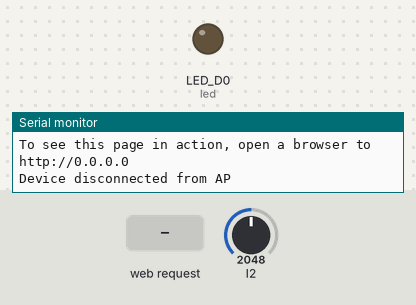
This sketch was run on a simulated Arduino Opta. Parts: output pins drawn as LEDs (lit = HIGH), the last lines printed to the serial monitor. The inputs (shaded band) are chosen by the test bench; at power-on: I2 = 2048.

Above: at 11.2 s.
11.3 s: HTTP request GET /H received
At 11.6 s:
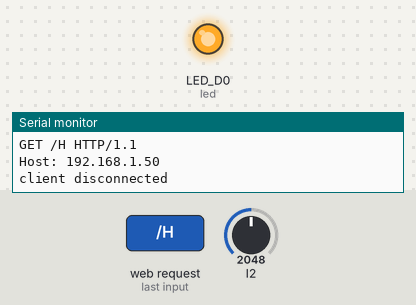
12.8 s: HTTP request GET /L received
At 13.9 s:
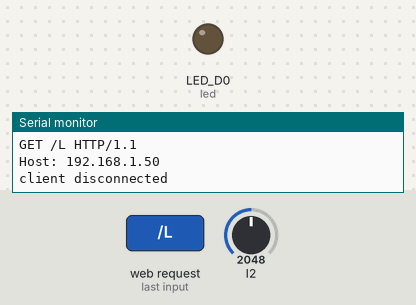
Timing chart, 0 to 15.8 s (numbered marks = the images above; inputs shaded):
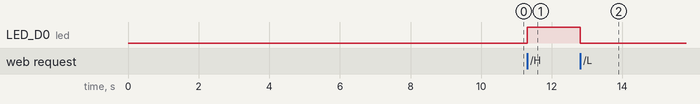

Measured:
- after the input at 11.3 s, LED_D0 (led): LOW → HIGH at once
- after the input at 12.8 s, LED_D0 (led): HIGH → LOW at once

The sketch:

OPTAACCESSPOINT.ino
```cpp
/*
  Web client

 This sketch connects to a website (http://example.com) using the WiFi module.

 This example is written for a network using WPA encryption. For
 WEP or WPA, change the Wifi.begin() call accordingly.

 Circuit:
 * Arduino Portenta H7

 created 13 July 2010
 by dlf (Metodo2 srl)
 modified 31 May 2012
 by Tom Igoe
 */

#include <WiFi.h>


///////please enter your sensitive data in the Secret tab/arduino_secrets.h
char ssid[] = "yourNetwork";        // your network SSID (name)
char pass[] = "yourPassword";        // your network password (use for WPA, or use as key for WEP)
int keyIndex = 0;                 // your network key Index number (needed only for WEP)

int status = WL_IDLE_STATUS;
int led =  LED_D0;
// if you don't want to use DNS (and reduce your sketch size)
// use the numeric IP instead of the name for the server:
// IPAddress server(93,184,216,34);  // IP address for example.com (no DNS)

WiFiServer server(80);

void setup() {
  //Initialize serial and wait for port to open:
  Serial.begin(9600);
  while (!Serial) {
    ; // wait for serial port to connect. Needed for native USB port only
  }

  Serial.println("Access Point Web Server");

  pinMode(led, OUTPUT);

  // check for the WiFi module:
  if (WiFi.status() == WL_NO_SHIELD) {
    Serial.println("Communication with WiFi module failed!");
    // don't continue
    while (true);
  }


  Serial.print("Creating access point named: ");
  Serial.println(ssid);

 status = WiFi.beginAP(ssid, pass);
  if (status != WL_AP_LISTENING) {
    Serial.println("Creating access point failed");
    // don't continue
    while (true);
  }

  // wait 10 seconds for connection:
  delay(10000);

  // start the web server on port 80
  server.begin();

  // you're connected now, so print out the status
  printWifiStatus();

}

void loop() {
  // if there are incoming bytes available
  // from the server, read them and print them:
  // compare the previous status to the current status
  if (status != WiFi.status()) {
    // it has changed update the variable
    status = WiFi.status();

    if (status == WL_AP_CONNECTED) {
      // a device has connected to the AP
      Serial.println("Device connected to AP");
    } else {
      // a device has disconnected from the AP, and we are back in listening mode
      Serial.println("Device disconnected from AP");
    }
  }

  WiFiClient client = server.available();   // listen for incoming clients

  if (client) {                             // if you get a client,
    Serial.println("new client");           // print a message out the serial port
    String currentLine = "";                // make a String to hold incoming data from the client
    while (client.connected()) {            // loop while the client's connected
      if (client.available()) {             // if there's bytes to read from the client,
        char c = client.read();             // read a byte, then
        Serial.write(c);                    // print it out the serial monitor
        if (c == '\n') {                    // if the byte is a newline character

          // if the current line is blank, you got two newline characters in a row.
          // that's the end of the client HTTP request, so send a response:
          if (currentLine.length() == 0) {
            // HTTP headers always start with a response code (e.g. HTTP/1.1 200 OK)
            // and a content-type so the client knows what's coming, then a blank line:
            client.println("HTTP/1.1 200 OK");
            client.println("Content-type:text/html");
            client.println();

            // the content of the HTTP response follows the header:
            client.print("Clique aqui <a href=\"/H\">here</a> para ligar o LED<br>");
            client.print("Clique aqui <a href=\"/L\">here</a> para desligar o LED<br>");

            int randomReading = analogRead(A1);
            client.print("Leitura analogica: ");
            client.print(randomReading);

            // The HTTP response ends with another blank line:
            client.println();
            // break out of the while loop:
            break;
          }
          else {      // if you got a newline, then clear currentLine:
            currentLine = "";
          }
        }
        else if (c != '\r') {    // if you got anything else but a carriage return character,
          currentLine += c;      // add it to the end of the currentLine
        }

        // Check to see if the client request was "GET /H" or "GET /L":
        if (currentLine.endsWith("GET /H")) {
          digitalWrite(led, HIGH);               // GET /H turns the LED on
        }
        if (currentLine.endsWith("GET /L")) {
          digitalWrite(led, LOW);                // GET /L turns the LED off
        }
      }
    }
    // close the connection:
    client.stop();
    Serial.println("client disconnected");
  }

}

void printWifiStatus() {
  // print the SSID of the network you're attached to:
 Serial.print("SSID: ");
  Serial.println(WiFi.SSID());

  // print your WiFi shield's IP address:
  IPAddress ip = WiFi.localIP();
  Serial.print("IP Address: ");
  Serial.println(ip);

  // print where to go in a browser:
  Serial.print("To see this page in action, open a browser to http://");
  Serial.println(ip);
}
```
